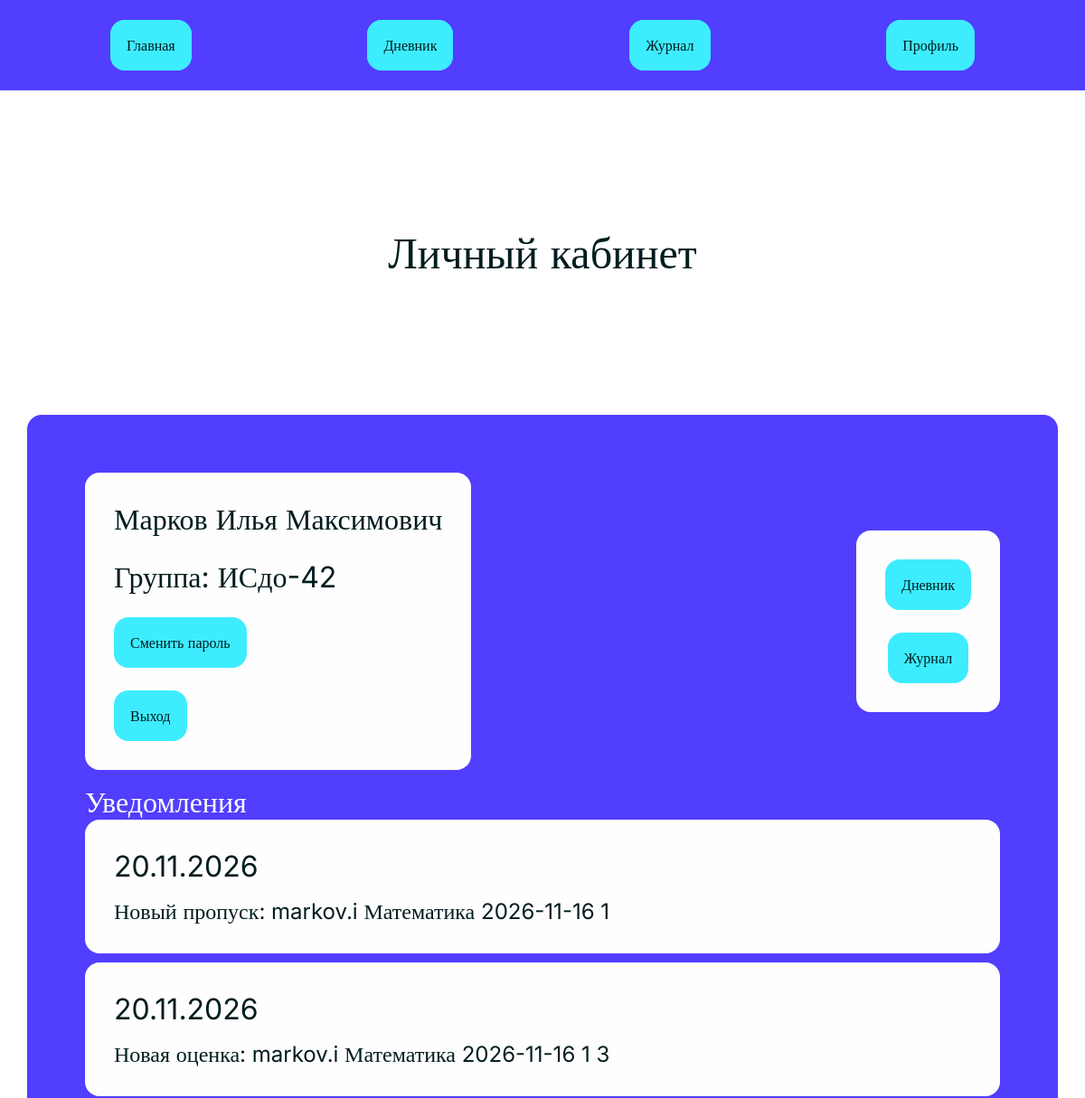
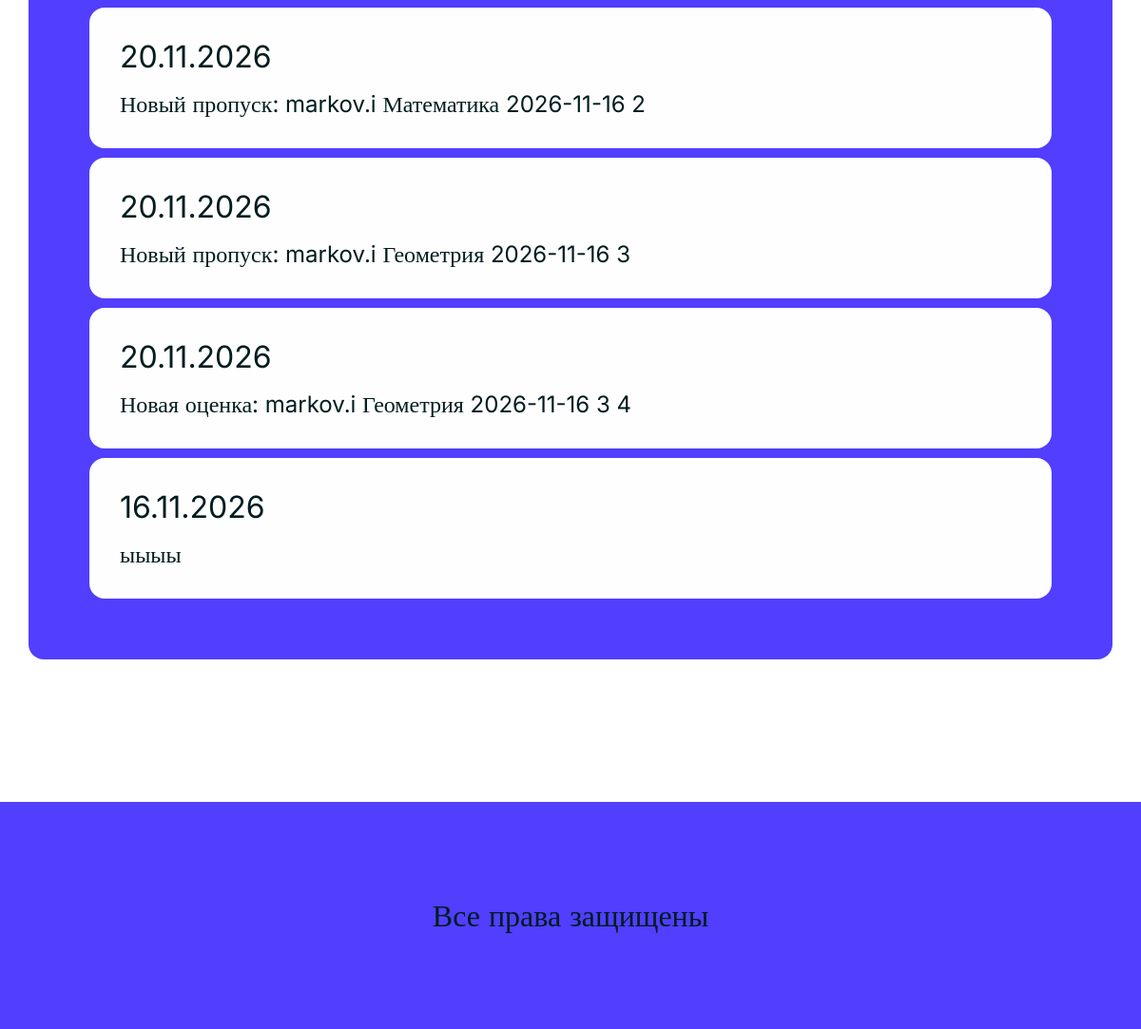
Screenshot of /profile/ (signed in) with the database file from the repository (2 pictures, top to bottom).
### dnevnikapp/models.py (models this page shows, shortened)
class CustomUser(AbstractUser):
    class Role(models.TextChoices):
        STUDENT = "student", "Student"
        PARENT = "parent", "Parent"
        TEACHER = "teacher", "Teacher"
        ADMIN = "admin", "Admin"
    first_name=models.CharField(max_length=30, null=False, blank=False, verbose_name="Имя")
    last_name=models.CharField(max_length=30, null=False, blank=False, verbose_name="Фамилия")
    patronimic = models.CharField(max_length=30, null=True, blank=True, verbose_name="Отчество")
    role = models.TextField(choices=Role.choices, default=Role.STUDENT, null=True, blank=True, verbose_name="Роль")
    group = models.ForeignKey("Group", null=True, blank=True, verbose_name="Группа", default=None, related_name="students", on_delete=models.SET_NULL)
    subjects = models.ManyToManyField("Subject", through="TeacherSubject", verbose_name="Преподаваемые предметы", blank=True)
    parents = models.ManyToManyField("self", through="ParentChild", null=True, related_name="children", symmetrical=False, verbose_name="Родители", through_fields=("child","parent"))
    REQUIRED_FIELDS=["first_name", "last_name"]
    class Meta:
        verbose_name="Пользователь"
        verbose_name_plural="Пользователи"

class Group(models.Model):
    name = models.CharField(verbose_name="Название")
    course = models.PositiveSmallIntegerField(verbose_name="Курс")
    major = models.ForeignKey("Major", on_delete=models.CASCADE, verbose_name="Направление", related_name="groups")
    class Meta:
        verbose_name="Группа"
        verbose_name_plural="Группы"

class Notification(models.Model):
    user = models.ForeignKey(CustomUser, on_delete=models.CASCADE, verbose_name="Пользователь", related_name="notifications")
    created_at = models.DateTimeField(default=timezone.now, verbose_name="Дата создания")
    text = models.TextField(verbose_name="Текст")
    is_read = models.BooleanField(default=False, verbose_name="Прочитано")
    class Meta:
        verbose_name = "Уведомление"
        verbose_name_plural = "Уведомления"

### dnevnikapp/views.py (the view)
# urls.py: path("profile/",views.profileview, name="profile"),
@login_required
def profileview(request):
    if (request.user.role == User.Role.STUDENT):
        user = User.objects.select_related('group').get(
            pk=request.user.pk
        )
    else:
        user = request.user
    notifications = Notification.objects.filter(user=user).order_by("-created_at")
    context = {
        "user":user,
        "notifications": notifications,
    }
    return render(request, "profile.html", context)

### dnevnikapp/converters.py (called while the page is built)
    def to_url(self, value: date) -> str:
        return value.strftime("%d-%m-%Y")

### dnevnikapp/templates/profile.html (shortened to what this page needs)
{% extends 'baseheader.html' %}
{% load static %}
{% block head %}
    <link rel="stylesheet" href="{% static 'css/profile.css' %}">
{% endblock %}
{% block content %}
    <div class="centerdiv centerpadding">
        <h1>Личный кабинет</h1>
        <div class="mainblock">
            <div class="profileline">
                <div class="profilecard">
                    <h2>{{ user.last_name }} {{ user.first_name }}
                        {% if user.patronimic %}
                            {{ user.patronimic }}
                        {% endif %}
                    </h2>
                    {% if user.role == "student" %}
                        <h2>Группа: {{ user.group.name }}</h2>
                    {% endif %}
                    <a class="button">Сменить пароль</a>
                    <form method="post" action="{% url 'logout' %}">
                        <button class="button">Выход</button>
                    </form>
                </div>
                <div class="buttonscolumn">
                    {% if user.role == "student" %}
                        <a href="{% url 'diary' date=today %}" class="button">Дневник</a>
                        <a href="{% url 'gradebook' groupid=request.user.group_id %}" class="button">Журнал</a>
                    {% elif user.role == "parent" %}
                        <a href="{% url 'children' %}" class="button">Дети</a>
                    {% elif user.role == "teacher" %}
                        <a href="{% url 'lessons' %}" class="button">Занятия</a>
                        <a href="{% url 'groups' %}" class="button">Группы</a>
                    {% elif user.role == "admin" %}
                        <a href="{% url 'groups' %}" class="button">Группы</a>
                    {% endif %}
                </div>
            </div>
            <div>
                <h2 class="whitetext">Уведомления</h2>
                <div class="notifications">
                    {% for notification in notifications %}
                        <div class="notification">
                            <h2>{{ notification.created_at|date:"d.m.Y" }}</h2>
                            <p>{{ notification.text }}</p>
                        </div>
                    {% endfor %}
                </div>
            </div>
        </div>
    </div>
{% endblock %}

### dnevnikapp/static/css/style.css (style rules this page uses)
:root { --backgroundcolor:#fefefe; --maincolor:#513eff; --additionalcolor:#3e8bff; --accentcolor:#3eecff; --errorcolor:#ff3e41; --successcolor:#3eff44; --warningcolor:#ffd83e; --textcolor:#001c1f; --h1size:48px; --h2size:32px; --h3size:24px; --mainsize:16px; }
* { margin:0; padding:0; font-family: "Inter"; word-break: break-all; color:var(--textcolor); }
h1 { font-size: var(--h1size); font-weight:normal; }
h2 { font-size: var(--h2size); font-weight:normal; }
p, span { font-size: var(--mainsize); }
.whitetext { color:var(--backgroundcolor); }
a { text-decoration: none; }
.button { color:var(--textcolor); --basecol: var(--accentcolor); --backcol:var(--basecol); --bordercol:var(--basecol); background-color: var(--backcol); border:none; text-decoration: none; text-align: center; padding:16px; border-radius: 16px; font-size: var(--mainsize); border-style: solid; border-width: 2px; border-color: var(--bordercol); }
.centerdiv { display:flex; flex-direction: column; justify-content: center; align-items: center; row-gap: 150px; }
.centerdiv > h1, .centerdiv > h2, .centerdiv > h3 { text-align: center; }
.centerpadding { padding:150px 30px 150px 30px; }
.mainblock { box-sizing: border-box; background-color: var(--maincolor); border-radius: 16px; padding:64px; width:100%; display: flex; flex-direction: column; gap:16px; }
.profilecard { display: flex; flex-direction: column; align-items: flex-start; background-color: var(--backgroundcolor); border-radius: 16px; padding:32px; row-gap: 25px; }
.buttonscolumn { background-color: var(--backgroundcolor); display:flex; flex-direction: column; padding:32px; border-radius: 16px; align-items: center; justify-content: center; row-gap: 25px; }

### dnevnikapp/static/css/profile.css (style rules this page uses)
.profileline { display:flex; width:100%; justify-content: space-between; align-items: center; }
.notifications { display:flex; flex-direction: column; gap:10px; }
.notification { background-color: var(--backgroundcolor); box-sizing: border-box; padding:32px; display:flex; flex-direction: column; row-gap: 16px; border-radius: 16px; width:100%; }
.notification > p { font-size: 24px; }

### rows the page displays
CustomUser: last_name "Марков", first_name "Илья", patronimic "Максимович", group.name "ИСдо-42"
Notification: created_at "20.11.2026", text "Новый пропуск: markov.i Математика 2026-11-16 1"
Notification: created_at "20.11.2026", text "Новая оценка: markov.i Математика 2026-11-16 1 3"
Notification: created_at "20.11.2026", text "Новый пропуск: markov.i Математика 2026-11-16 2"
Notification: created_at "20.11.2026", text "Новый пропуск: markov.i Геометрия 2026-11-16 3"
Notification: created_at "20.11.2026", text "Новая оценка: markov.i Геометрия 2026-11-16 3 4"
Notification: created_at "16.11.2026", text "ыыыы"

### other values shown
{{ link.title }} "Главная" "Дневник" "Журнал" "Профиль"
